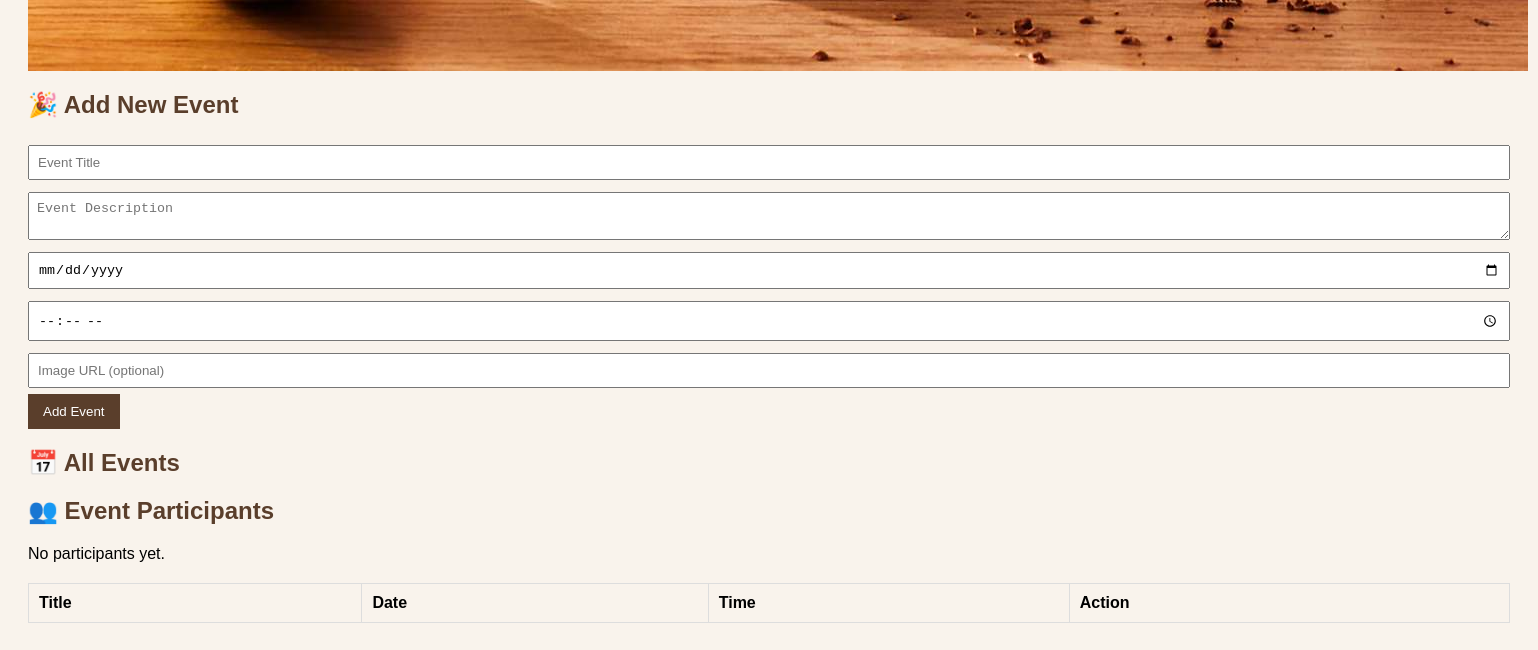
The app's page /admin_events.php (lower part), older data.
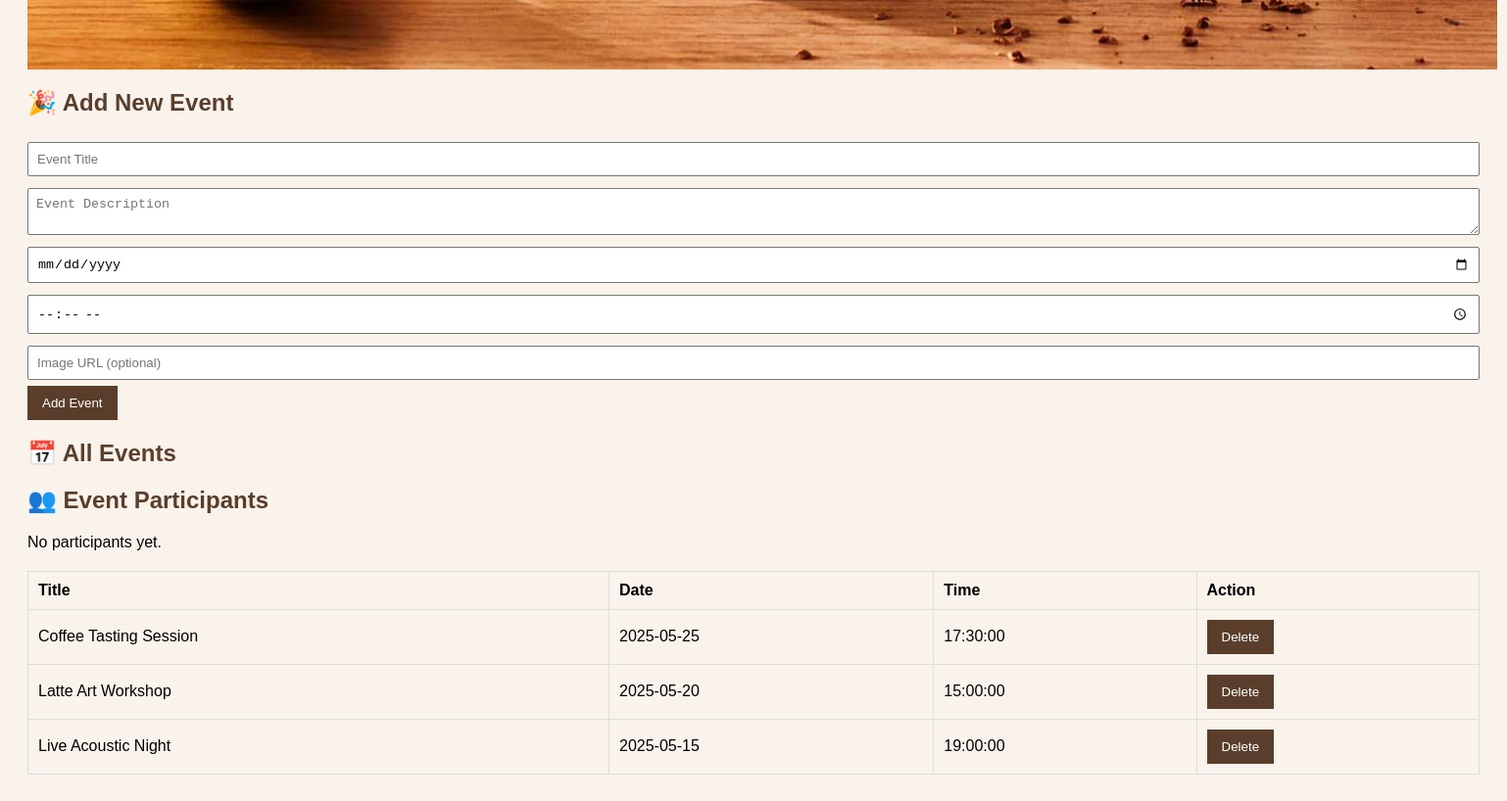
The same page, newer data.
### tables this page shows
CREATE TABLE `events` (
  `event_id` int(11) NOT NULL,
  `title` varchar(255) NOT NULL,
  `description` text DEFAULT NULL,
  `event_date` date NOT NULL,
  `event_time` time DEFAULT NULL,
  `image_url` varchar(255) DEFAULT NULL,
  `created_at` datetime DEFAULT current_timestamp()
);

### admin_events.php (the view, shortened to what this page needs)
<?php
include "db.php";
$events = $conn->query("SELECT * FROM events ORDER BY event_date DESC");
?>
<!DOCTYPE html>
<html>
<head>
</head>
<body>
<h2>🎉 Add New Event</h2>
<form method="POST">
    <input type="text" name="title" placeholder="Event Title" required>
    <textarea name="description" placeholder="Event Description"></textarea>
    <input type="date" name="date" required>
    <input type="time" name="time">
    <input type="text" name="image" placeholder="Image URL (optional)">
    <button name="add">Add Event</button>
</form>
<h2>📅 All Events</h2>
<table>
    <tr><th>Title</th><th>Date</th><th>Time</th><th>Action</th></tr>
    <?php while($row = $events->fetch_assoc()): ?>
        <tr>
            <td><?= htmlspecialchars($row['title']) ?></td>
            <td><?= htmlspecialchars($row['event_date']) ?></td>
            <td><?= htmlspecialchars($row['event_time']) ?></td>
            <td>
                <form method="POST" style="display:inline;">
                    <button type="submit">Delete</button>
                </form>
            </td>
        </tr>
    <?php endwhile; ?>
    <h2>👥 Event Participants</h2>
<?php
$participant_query = "
    SELECT ep.event_id, e.title, ep.name, ep.rsvp_date
    FROM event_participants ep
    JOIN events e ON ep.event_id = e.event_id
    ORDER BY e.event_id, ep.rsvp_date DESC
";
$participants = $conn->query($participant_query);
$current_event = null;
if ($participants && $participants->num_rows > 0):
    while($row = $participants->fetch_assoc()):
        if ($current_event !== $row['event_id']):
            if ($current_event !== null) echo "</table><br>";
            $current_event = $row['event_id'];
            echo "<h3>📌 " . htmlspecialchars($row['title']) . "</h3>";
            echo "<table border='1'>
                    <tr><th>Name</th><th>RSVP Date</th></tr>";
        endif;
        echo "<tr>
                <td>" . htmlspecialchars($row['name']) . "</td>
                <td>" . $row['rsvp_date'] . "</td>
              </tr>";
    endwhile;
    echo "</table>";
else:
    echo "<p>No participants yet.</p>";
endif;
?>
</table>
</body>
</html>

Row changes from the older to the newer data that the page shows:
added events: title "Coffee Tasting Session", event_date "2025-05-25", event_time "17:30:00"
added events: title "Latte Art Workshop", event_date "2025-05-20", event_time "15:00:00"
added events: title "Live Acoustic Night", event_date "2025-05-15", event_time "19:00:00"
